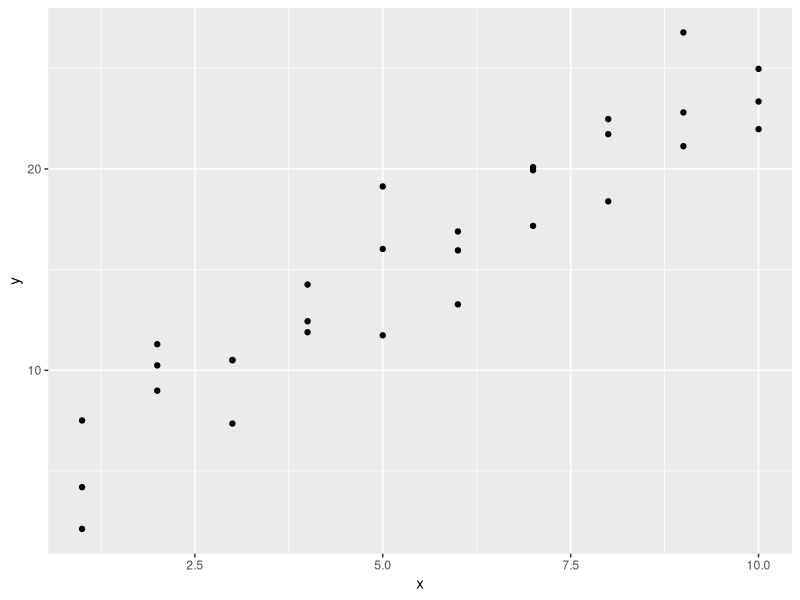
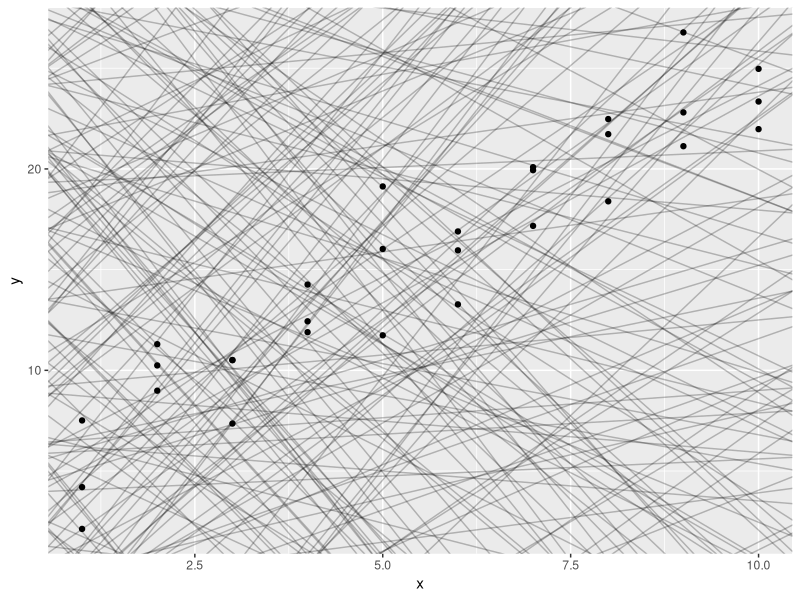
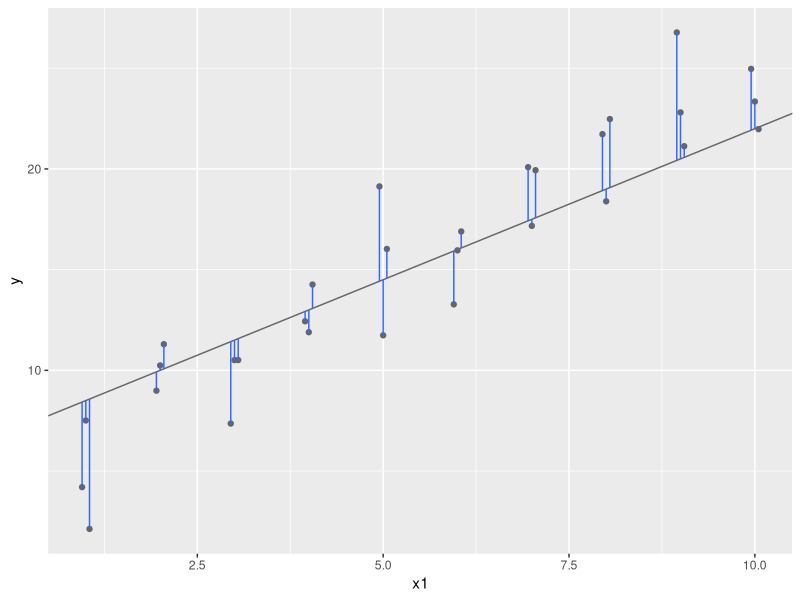
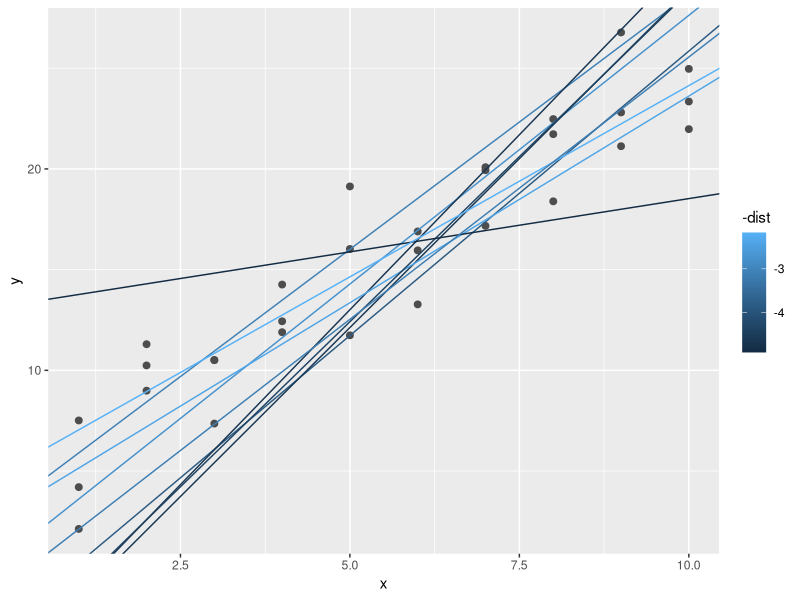
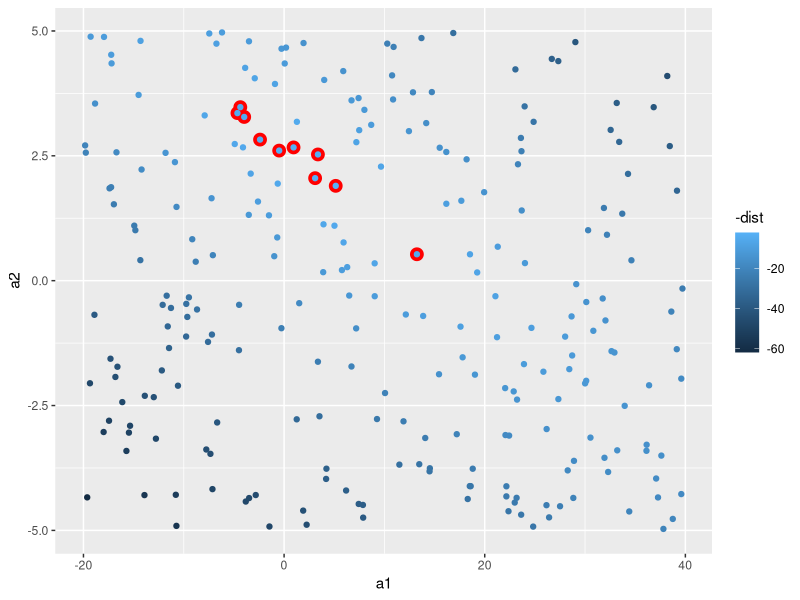
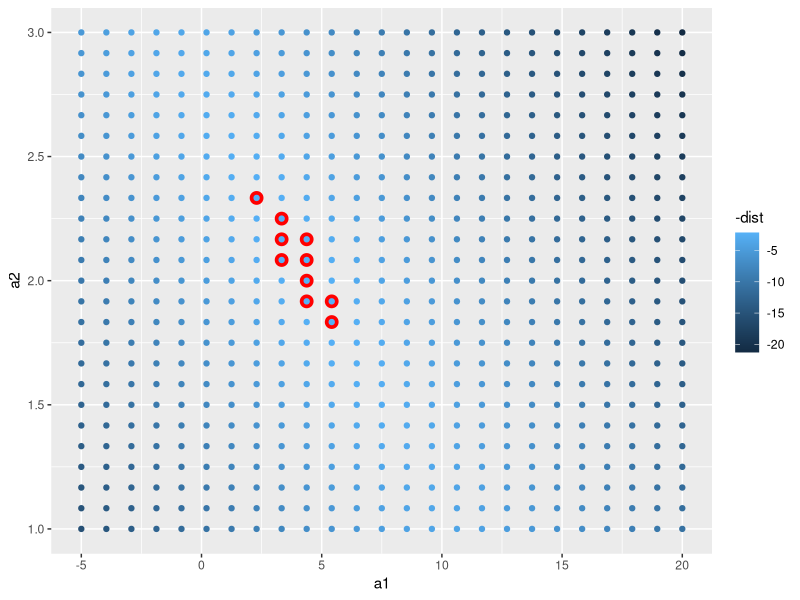
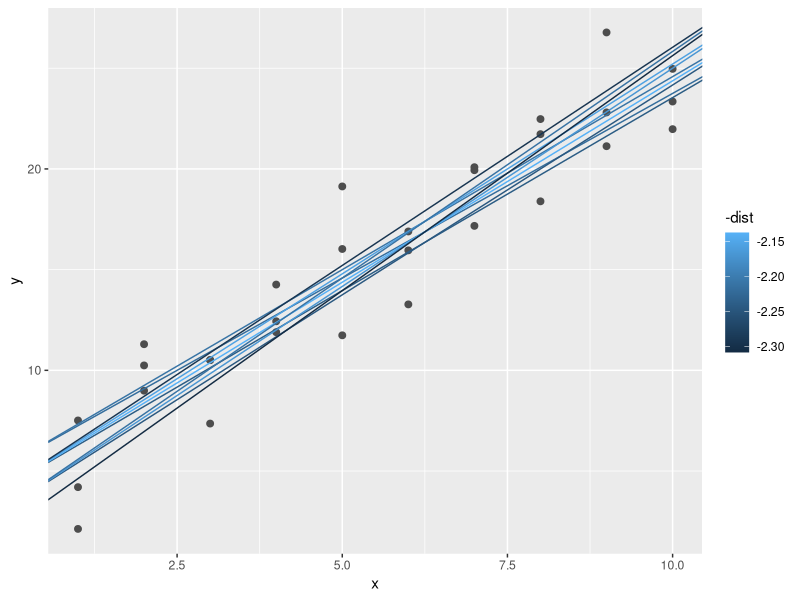
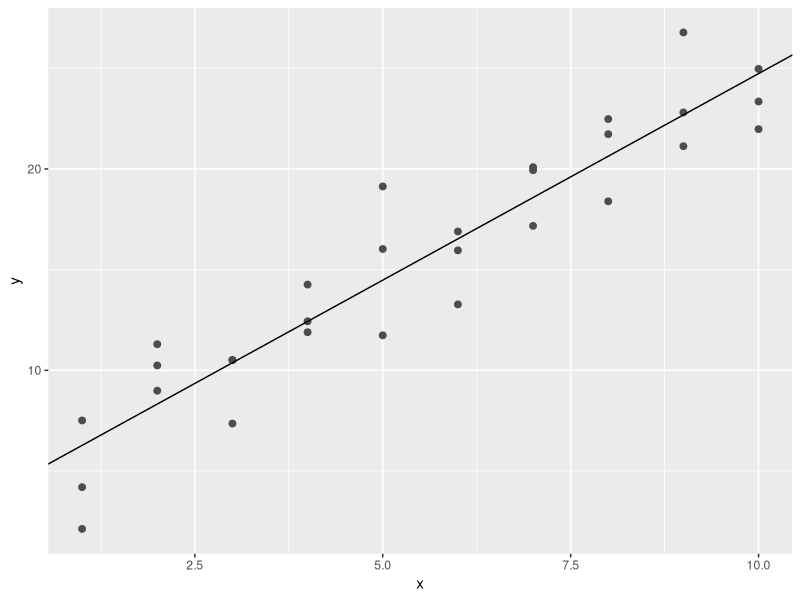

The R source for these figures, in order: (Note: this script raises an error after producing the figures.)
## ---- chunk 1
library(tidyverse)

library(modelr)
options(na.action = na.warn)
## ---- chunk 2
ggplot(sim1, aes(x, y)) + 
  geom_point()
## ---- chunk 3
models <- tibble(
  a1 = runif(250, -20, 40),
  a2 = runif(250, -5, 5)
)

ggplot(sim1, aes(x, y)) + 
  geom_abline(aes(intercept = a1, slope = a2), data = models, alpha = 1/4) +
  geom_point() 
## ---- chunk 4
dist1 <- sim1 %>% 
  mutate(
    dodge = rep(c(-1, 0, 1) / 20, 10),
    x1 = x + dodge,
    pred = 7 + x1 * 1.5
  )

ggplot(dist1, aes(x1, y)) + 
  geom_abline(intercept = 7, slope = 1.5, colour = "grey40") +
  geom_point(colour = "grey40") +
  geom_linerange(aes(ymin = y, ymax = pred), colour = "#3366FF") 
## ---- chunk 5
model1 <- function(a, data) {
  a[1] + data$x * a[2]
}
model1(c(7, 1.5), sim1)
## ---- chunk 6
measure_distance <- function(mod, data) {
  diff <- data$y - model1(mod, data)
  sqrt(mean(diff ^ 2))
}
measure_distance(c(7, 1.5), sim1)
## ---- chunk 7
sim1_dist <- function(a1, a2) {
  measure_distance(c(a1, a2), sim1)
}

models <- models %>% 
  mutate(dist = purrr::map2_dbl(a1, a2, sim1_dist))
models
## ---- chunk 8
ggplot(sim1, aes(x, y)) + 
  geom_point(size = 2, colour = "grey30") + 
  geom_abline(
    aes(intercept = a1, slope = a2, colour = -dist), 
    data = filter(models, rank(dist) <= 10)
  )
## ---- chunk 9
ggplot(models, aes(a1, a2)) +
  geom_point(data = filter(models, rank(dist) <= 10), size = 4, colour = "red") +
  geom_point(aes(colour = -dist))
## ---- chunk 10
grid <- expand.grid(
  a1 = seq(-5, 20, length = 25),
  a2 = seq(1, 3, length = 25)
  ) %>% 
  mutate(dist = purrr::map2_dbl(a1, a2, sim1_dist))

grid %>% 
  ggplot(aes(a1, a2)) +
  geom_point(data = filter(grid, rank(dist) <= 10), size = 4, colour = "red") +
  geom_point(aes(colour = -dist)) 
## ---- chunk 11
ggplot(sim1, aes(x, y)) + 
  geom_point(size = 2, colour = "grey30") + 
  geom_abline(
    aes(intercept = a1, slope = a2, colour = -dist), 
    data = filter(grid, rank(dist) <= 10)
  )
## ---- chunk 12
best <- optim(c(0, 0), measure_distance, data = sim1)
best$par

ggplot(sim1, aes(x, y)) + 
  geom_point(size = 2, colour = "grey30") + 
  geom_abline(intercept = best$par[1], slope = best$par[2])
## ---- chunk 13
sim1_mod <- lm(y ~ x, data = sim1)
coef(sim1_mod)
## ---- chunk 14
    sim1a <- tibble(
      x = rep(1:10, each = 3),
      y = x * 1.5 + 6 + rt(length(x), df = 2)
    )
## ---- chunk 15
    measure_distance <- function(mod, data) {
      diff <- data$y - model1(mod, data)
      mean(abs(diff))
    }
## ---- chunk 16
    model1 <- function(a, data) {
      a[1] + data$x * a[2] + a[3]
    }
## ---- chunk 17
grid <- sim1 %>% 
  data_grid(x) 
grid
## ---- chunk 18
grid <- grid %>% 
  add_predictions(sim1_mod) 
grid
## ---- chunk 19
ggplot(sim1, aes(x)) +
  geom_point(aes(y = y)) +
  geom_line(aes(y = pred), data = grid, colour = "red", size = 1)
## ---- chunk 20
sim1 <- sim1 %>% 
  add_residuals(sim1_mod)
sim1
## ---- chunk 21
ggplot(sim1, aes(resid)) + 
  geom_freqpoly(binwidth = 0.5)
## ---- chunk 22
ggplot(sim1, aes(x, resid)) + 
  geom_ref_line(h = 0) +
  geom_point() 
## ---- chunk 23
df <- tribble(
  ~y, ~x1, ~x2,
  4, 2, 5,
  5, 1, 6
)
model_matrix(df, y ~ x1)
## ---- chunk 24
model_matrix(df, y ~ x1 - 1)
## ---- chunk 25
model_matrix(df, y ~ x1 + x2)
## ---- chunk 26
df <- tribble(
  ~ sex, ~ response,
  "male", 1,
  "female", 2,
  "male", 1
)
model_matrix(df, response ~ sex)
## ---- chunk 27
ggplot(sim2) + 
  geom_point(aes(x, y))
## ---- chunk 28
mod2 <- lm(y ~ x, data = sim2)

grid <- sim2 %>% 
  data_grid(x) %>% 
  add_predictions(mod2)
grid
## ---- chunk 29
ggplot(sim2, aes(x)) + 
  geom_point(aes(y = y)) +
  geom_point(data = grid, aes(y = pred), colour = "red", size = 4)
## ---- chunk 30
tibble(x = "e") %>% 
  add_predictions(mod2)
## ---- chunk 31
ggplot(sim3, aes(x1, y)) + 
  geom_point(aes(colour = x2))
## ---- chunk 32
mod1 <- lm(y ~ x1 + x2, data = sim3)
mod2 <- lm(y ~ x1 * x2, data = sim3)
## ---- chunk 33
grid <- sim3 %>% 
  data_grid(x1, x2) %>% 
  gather_predictions(mod1, mod2)
grid
## ---- chunk 34
ggplot(sim3, aes(x1, y, colour = x2)) + 
  geom_point() + 
  geom_line(data = grid, aes(y = pred)) + 
  facet_wrap(~ model)
## ---- chunk 35
sim3 <- sim3 %>% 
  gather_residuals(mod1, mod2)

ggplot(sim3, aes(x1, resid, colour = x2)) + 
  geom_point() + 
  facet_grid(model ~ x2)
## ---- chunk 36
mod1 <- lm(y ~ x1 + x2, data = sim4)
mod2 <- lm(y ~ x1 * x2, data = sim4)

grid <- sim4 %>% 
  data_grid(
    x1 = seq_range(x1, 5), 
    x2 = seq_range(x2, 5) 
  ) %>% 
  gather_predictions(mod1, mod2)
grid
## ---- chunk 37
    seq_range(c(0.0123, 0.923423), n = 5)
    seq_range(c(0.0123, 0.923423), n = 5, pretty = TRUE)
## ---- chunk 38
    x1 <- rcauchy(100)
    seq_range(x1, n = 5)
    seq_range(x1, n = 5, trim = 0.10)
    seq_range(x1, n = 5, trim = 0.25)
    seq_range(x1, n = 5, trim = 0.50)
## ---- chunk 39
    x2 <- c(0, 1)
    seq_range(x2, n = 5)
    seq_range(x2, n = 5, expand = 0.10)
    seq_range(x2, n = 5, expand = 0.25)
    seq_range(x2, n = 5, expand = 0.50)
## ---- chunk 40
ggplot(grid, aes(x1, x2)) + 
  geom_tile(aes(fill = pred)) + 
  facet_wrap(~ model)
## ---- chunk 41
ggplot(grid, aes(x1, pred, colour = x2, group = x2)) + 
  geom_line() +
  facet_wrap(~ model)
ggplot(grid, aes(x2, pred, colour = x1, group = x1)) + 
  geom_line() +
  facet_wrap(~ model)
## ---- chunk 42
df <- tribble(
  ~y, ~x,
   1,  1,
   2,  2, 
   3,  3
)
model_matrix(df, y ~ x^2 + x)
model_matrix(df, y ~ I(x^2) + x)
## ---- chunk 43
model_matrix(df, y ~ poly(x, 2))
## ---- chunk 44
library(splines)
model_matrix(df, y ~ ns(x, 2))
## ---- chunk 45
sim5 <- tibble(
  x = seq(0, 3.5 * pi, length = 50),
  y = 4 * sin(x) + rnorm(length(x))
)

ggplot(sim5, aes(x, y)) +
  geom_point()
## ---- chunk 46
mod1 <- lm(y ~ ns(x, 1), data = sim5)
mod2 <- lm(y ~ ns(x, 2), data = sim5)
mod3 <- lm(y ~ ns(x, 3), data = sim5)
mod4 <- lm(y ~ ns(x, 4), data = sim5)
mod5 <- lm(y ~ ns(x, 5), data = sim5)

grid <- sim5 %>% 
  data_grid(x = seq_range(x, n = 50, expand = 0.1)) %>% 
  gather_predictions(mod1, mod2, mod3, mod4, mod5, .pred = "y")

ggplot(sim5, aes(x, y)) + 
  geom_point() +
  geom_line(data = grid, colour = "red") +
  facet_wrap(~ model)
## ---- chunk 47
df <- tribble(
  ~x, ~y,
  1, 2.2,
  2, NA,
  3, 3.5,
  4, 8.3,
  NA, 10
)

mod <- lm(y ~ x, data = df)
## ---- chunk 48
mod <- lm(y ~ x, data = df, na.action = na.exclude)
## ---- chunk 49
nobs(mod)
